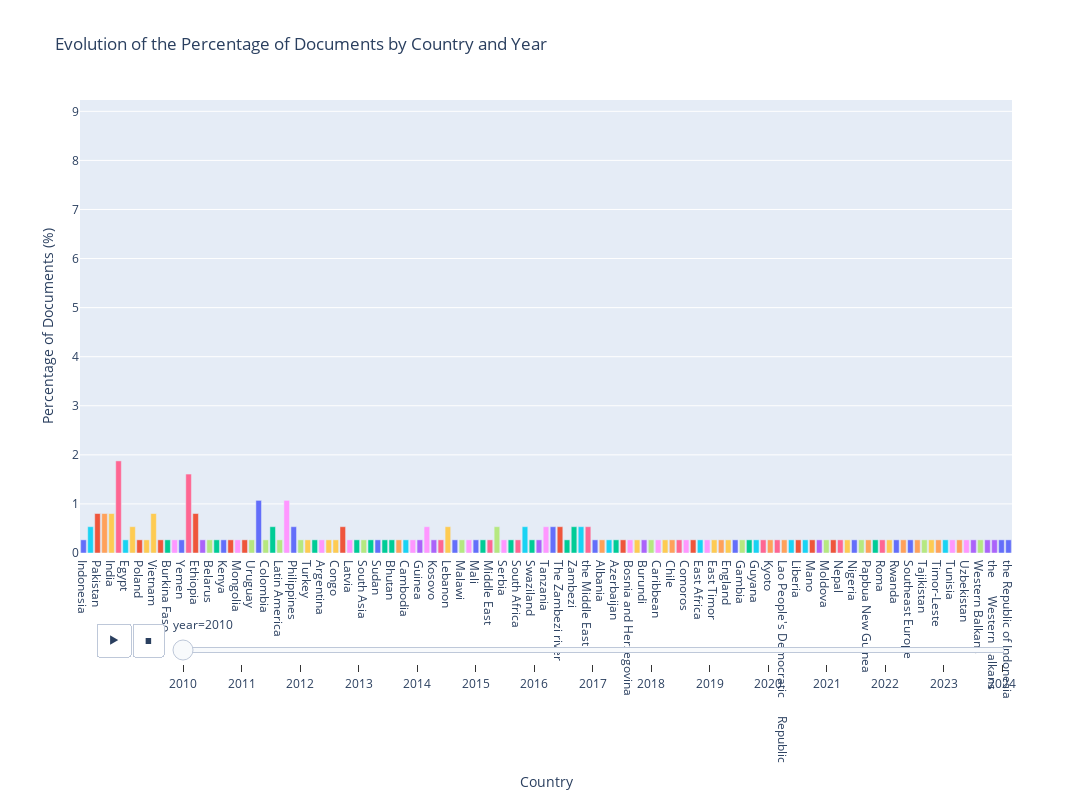

The notebook cell this image was saved under:
### Code cell
# percentage - bar
import plotly.express as px

year_order = list(range(2010, 2025))
doc_counts['year'] = pd.Categorical(doc_counts['year'], categories=year_order, ordered=True)

fig_percentage = px.bar(
    doc_counts,
    x='country',
    y='percentage',
    animation_frame='year',
    animation_group='country',
    color='country',
    range_y=[0, doc_counts['percentage'].max()],  # 퍼센티지는 항상 0에서 100 사이
    title='Evolution of the Percentage of Documents by Country and Year',
    labels={'percentage': 'Percentage of Documents (%)', 'country': 'Country'},
    category_orders={"year": year_order}
)

# update layout
fig_percentage.update_layout(
    height=800,
    width=1200,
    showlegend=False,  
    transition={'duration': 50},
    xaxis={'categoryorder': 'total descending'}, #sequence
)

fig_percentage.layout.updatemenus[0].buttons[0].args[1]['frame']['redraw'] = False
fig_percentage.layout.updatemenus[0].buttons[0].args[1]['mode'] = 'immediate'


fig_percentage.frames = sorted(fig_percentage.frames, key=lambda frame: int(frame.name))
fig_percentage.show()
